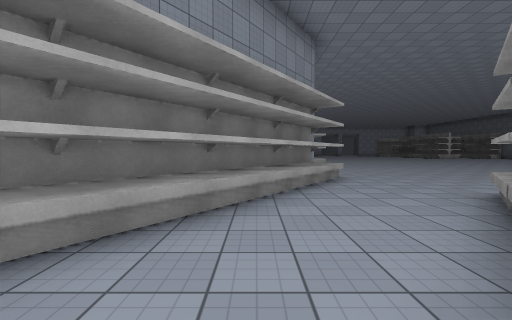
[1] (above)

20 first-person views from a walk through a scene from a Unity 3-D project. The camera is 1.4 m above the floor, tilts 2° down and sees 90° across. The floor is counted in squares, 2 m on a side. Each view is taken from the middle of a square. On the plan, view 1 faces up. The plan holds only what a view shows up to about 9 squares ahead; the rest is blank. The place goes on beyond the plan. The player character is not drawn. Surface patterns are stand-ins for the level's own textures.

[2]
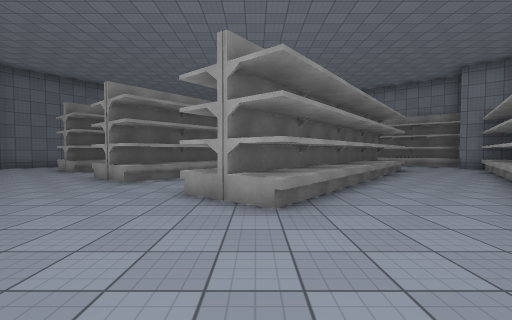

[3]
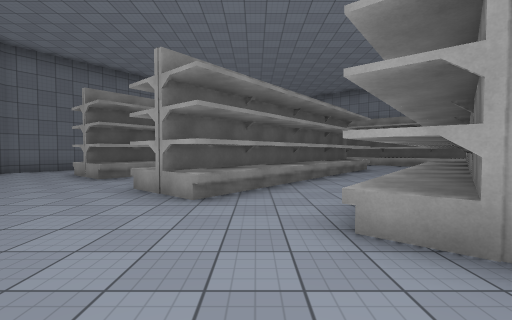

[4]
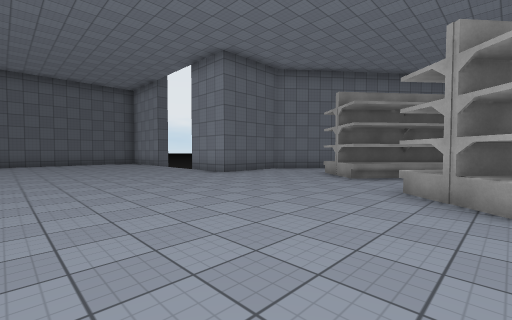

[5]
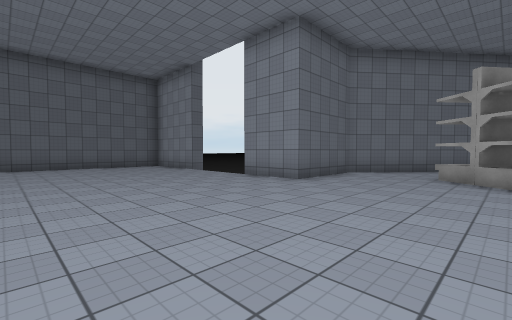

[6]
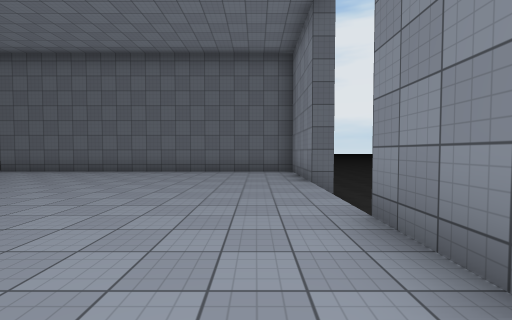

[7]
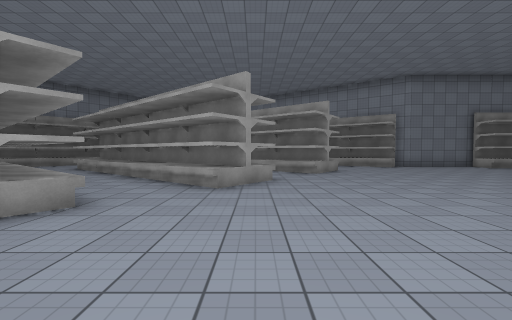

[8]
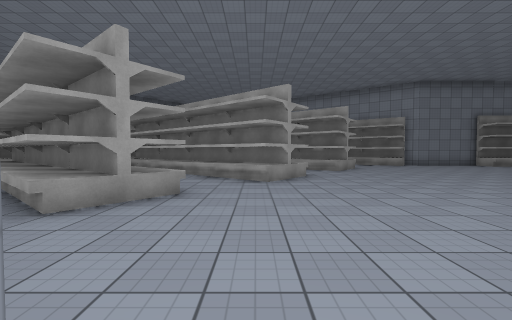

[9]
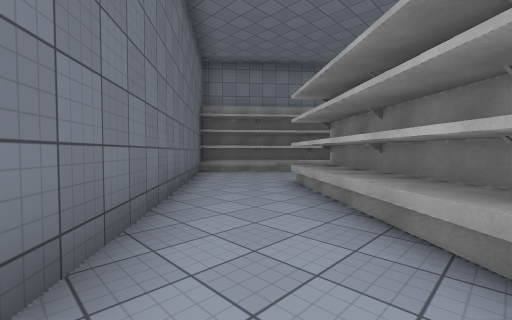

[10]
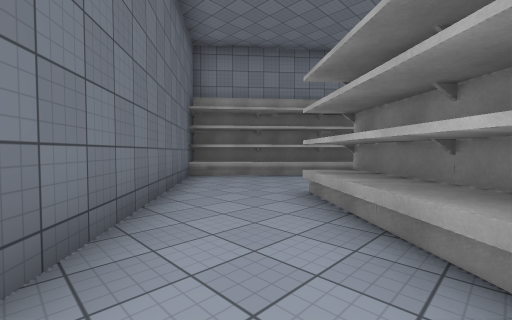

[11]
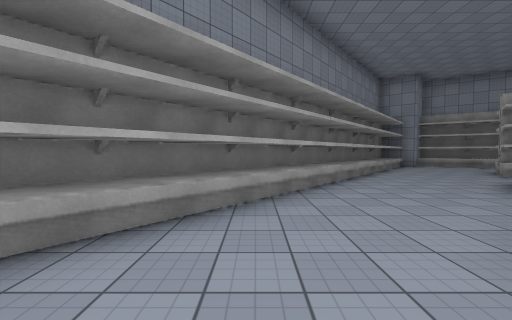

[12]
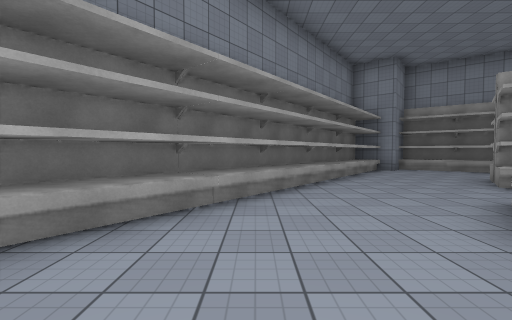

[13]
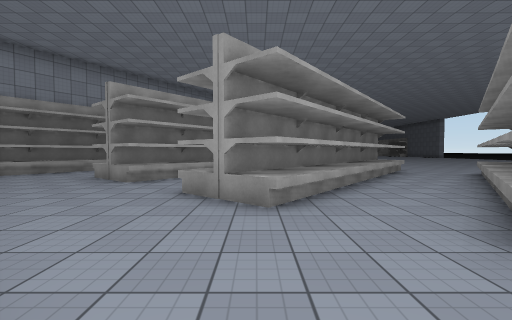

[14]
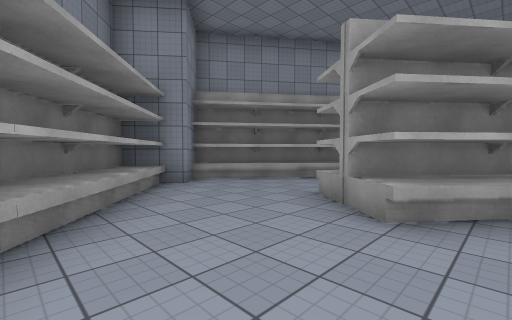

[15]
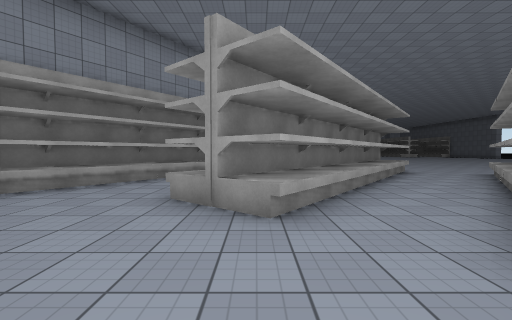

[16]
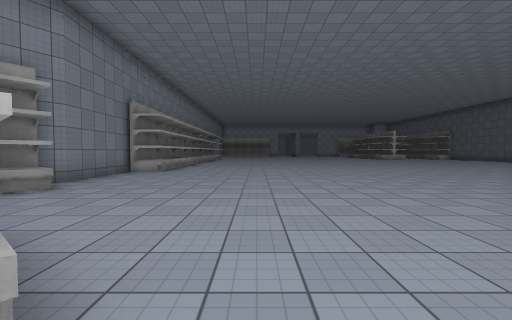

[17]
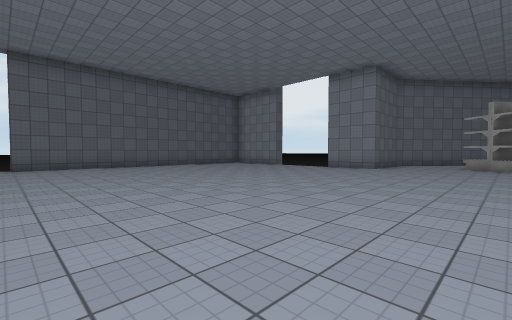

[18]
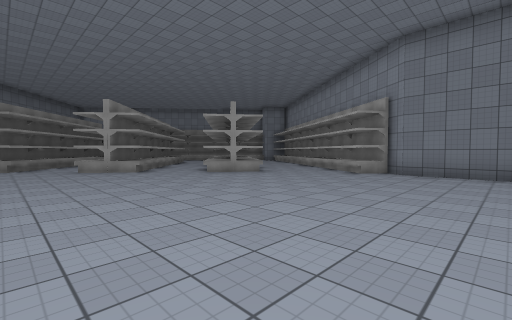

[19]
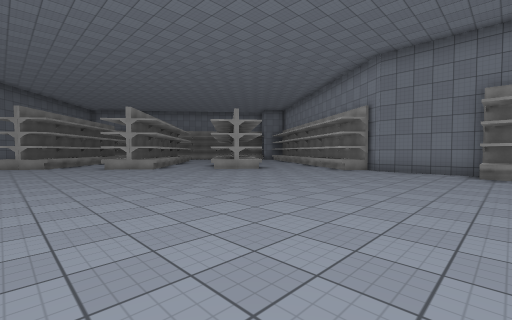

[20]
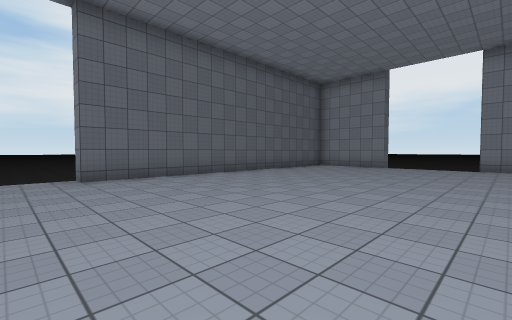

### Floor plan
Key: @ floor where view 1 was taken; # wall or solid block; x gap in a wall; . floor; v drop or lower ground; S shelf.
Columns run from 5 left of view 1 to 22 right of it. Each row starts with its distance up from view 1.
 11        S....................
 10       #.....................
  9       #....................#
  8       #....................#
  7      ##S...................#
  6     ##SS...................#
  5     #SS....................#
  4    ##S...S.................#
  3   ##S...SSS................#
  2   #SS..SSS.................#
  1  ##S...SSS..S..............#
  0 ##S..@SSS..SSS.............#
 -1 #S...S#S..S#S......##  vx##
 -2 SS..SSS..S#S..SSS..#    vvvv
 -3 ##...S..SSS...SSS..#      vv
 -4 #S......SSS..SSS .#
 -5 ##S....SSS..S#S..##
 -6   #S....S..SSS...#
 -7    #SS....SSS...#
 -8     #SS....SS..#
 -9      ##S......#
-10       ##S....##
-11         #SS..#
-12          #SS#
-13           ##

Where each view was taken, in squares from view 1:
view 1: 0 up, 0 right, facing up
view 2: 7 up, 4 right, facing down
view 3: 5 up, 6 right, facing down
view 4: 5 up, 7 right, facing down-right
view 5: 5 up, 10 right, facing down-right
view 6: 1 up, 13 right, facing right
view 7: 1 up, 13 right, facing left
view 8: 0 up, 14 right, facing left
view 9: 5 down, 11 right, facing down-left
view 10: 6 down, 10 right, facing down-left
view 11: 10 down, 7 right, facing left
view 12: 8 down, 5 right, facing left
view 13: 9 down, 3 right, facing up
view 14: 6 down, 1 right, facing up-left
view 15: 6 down, 0 right, facing up
view 16: 2 up, 6 right, facing up
view 17: 10 up, 10 right, facing down-right
view 18: 10 up, 10 right, facing down-left
view 19: 11 up, 11 right, facing down-left
view 20: 11 up, 15 right, facing down-right
